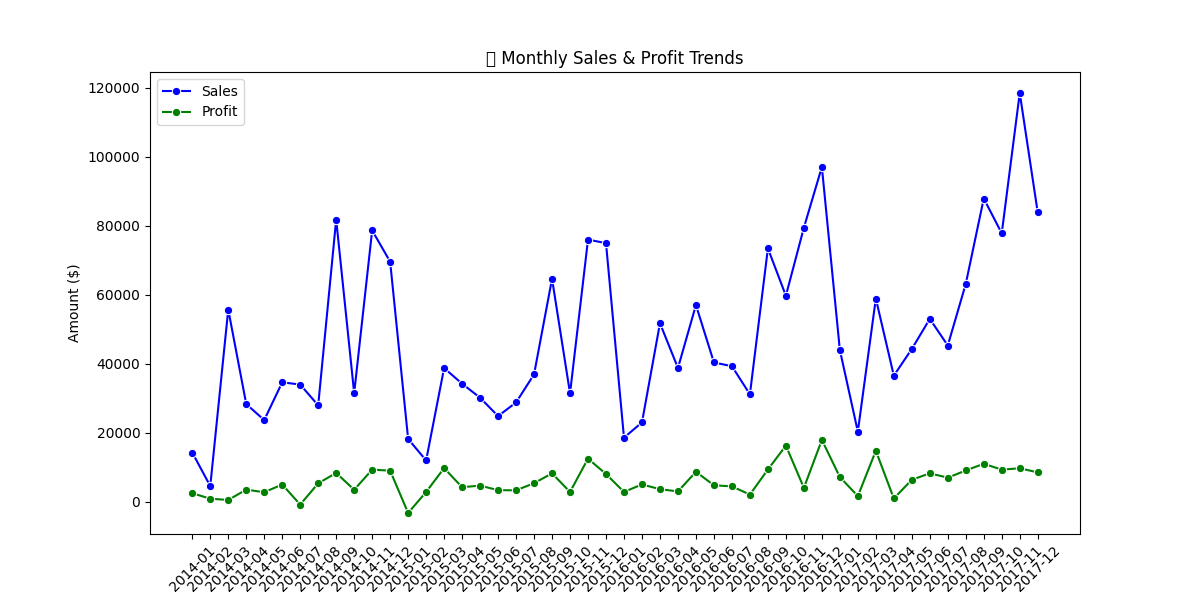

The script that drew this image:
import pandas as pd
import matplotlib.pyplot as plt
import seaborn as sns

# Load the cleaned dataset
try:
    df = pd.read_csv('data/enhanced_superstore.csv')
    print("✅ Data loaded successfully for Financial Analysis!")
except FileNotFoundError:
    print("❌ Error: File 'enhanced_superstore.csv' not found. Please check the file path.")
    exit()

# 💰 Monthly Sales & Profit Trends
df['Order Date'] = pd.to_datetime(df['Order Date'])
monthly_financials = df.groupby(df['Order Date'].dt.to_period("M")).agg({'Sales': 'sum', 'Profit': 'sum'})

# Plot Sales & Profit Trends
plt.figure(figsize=(12, 6))
sns.lineplot(data=monthly_financials, x=monthly_financials.index.astype(str), y="Sales", label="Sales", marker="o", color="blue")
sns.lineplot(data=monthly_financials, x=monthly_financials.index.astype(str), y="Profit", label="Profit", marker="o", color="green")
plt.xticks(rotation=45)
plt.title("📈 Monthly Sales & Profit Trends")
plt.xlabel("Month")
plt.ylabel("Amount ($)")
plt.legend()
plt.show()

# 💸 Impact of Discount on Profit
plt.figure(figsize=(8, 6))
sns.scatterplot(data=df, x="Discount", y="Profit", alpha=0.6)
plt.title("💡 Impact of Discount on Profit")
plt.xlabel("Discount (%)")
plt.ylabel("Profit ($)")
plt.show()

# Print Summary
print("\n🔍 Financial Analysis Summary:")
print(df[['Sales', 'Profit', 'Discount']].describe())
